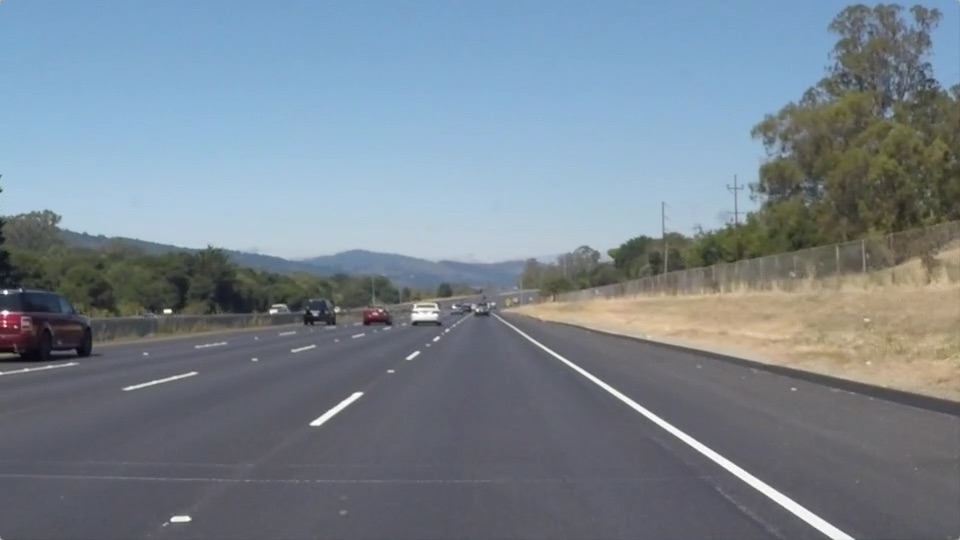
#> input picture lane-lines-finding/test_images/solidWhiteRight.jpg, 960 x 540 px
$ jupyter execute --allow-errors P1.ipynb   (shell and % lines are left out)
#> lines starting #> are read from the running program, lines starting #| are printed output that depends on the picture; after the words box and inside, x2 and y2 are one past the last pixel; in counts of white or black regions, pixels touching at a corner belong together
# Self-Driving Car Engineer Nanodegree

## Project: **Finding Lane Lines on the Road**
***
In this project, you will use the tools you learned about in the lesson to identify lane lines on the road.  You can develop your pipeline on a series of individual images, and later apply the result to a video stream (really just a series of images). Check out the video clip "raw-lines-example.mp4" (also contained in this repository) to see what the output should look like after using the helper functions below.

Once you have a result that looks roughly like "raw-lines-example.mp4", you'll need to get creative and try to average and/or extrapolate the line segments you've detected to map out the full extent of the lane lines.  You can see an example of the result you're going for in the video "P1_example.mp4".  Ultimately, you would like to draw just one line for the left side of the lane, and one for the right.

In addition to implementing code, there is a brief writeup to complete. The writeup should be completed in a separate file, which can be either a markdown file or a pdf document. There is a [write up template](https://github.com/udacity/CarND-LaneLines-P1/blob/master/writeup_template.md) that can be used to guide the writing process. Completing both the code in the Ipython notebook and the writeup template will cover all of the [rubric points](https://review.udacity.com/#!/rubrics/322/view) for this project.

---
Let's have a look at our first image called 'test_images/solidWhiteRight.jpg'.  Run the 2 cells below (hit Shift-Enter or the "play" button above) to display the image.

**Note: If, at any point, you encounter frozen display windows or other confounding issues, you can always start again with a clean slate by going to the "Kernel" menu above and selecting "Restart & Clear Output".**

---

**The tools you have are color selection, region of interest selection, grayscaling, Gaussian smoothing, Canny Edge Detection and Hough Tranform line detection.  You  are also free to explore and try other techniques that were not presented in the lesson.  Your goal is piece together a pipeline to detect the line segments in the image, then average/extrapolate them and draw them onto the image for display (as below).  Once you have a working pipeline, try it out on the video stream below.**

---

<figure>

 <figcaption>
 <p></p>
 <p style="text-align: center;"> Your output should look something like this (above) after detecting line segments using the helper functions below </p>
 </figcaption>
</figure>
 <p></p>
<figure>

 <figcaption>
 <p></p>
 <p style="text-align: center;"> Your goal is to connect/average/extrapolate line segments to get output like this</p>
 </figcaption>
</figure>

**Run the cell below to import some packages.  If you get an `import error` for a package you've already installed, try changing your kernel (select the Kernel menu above --> Change Kernel).  Still have problems?  Try relaunching Jupyter Notebook from the terminal prompt.  Also, consult the forums for more troubleshooting tips.**

## Import Packages

[cell 1]
#importing some useful packages
import matplotlib.pyplot as plt
import matplotlib.image as mpimg
import numpy as np
import cv2
from scipy.stats import iqr

## Read in an Image

[cell 2]
#reading in an image
image = mpimg.imread('test_images/solidWhiteRight.jpg')
#> image is the input picture: shape (540, 960, 3); mean R, G, B 120.3, 132.6, 143.7

#printing out some stats and plotting
print('This image is:', type(image), 'with dimensions:', image.shape)
#| This image is: <class 'numpy.ndarray'> with dimensions: (540, 960, 3)
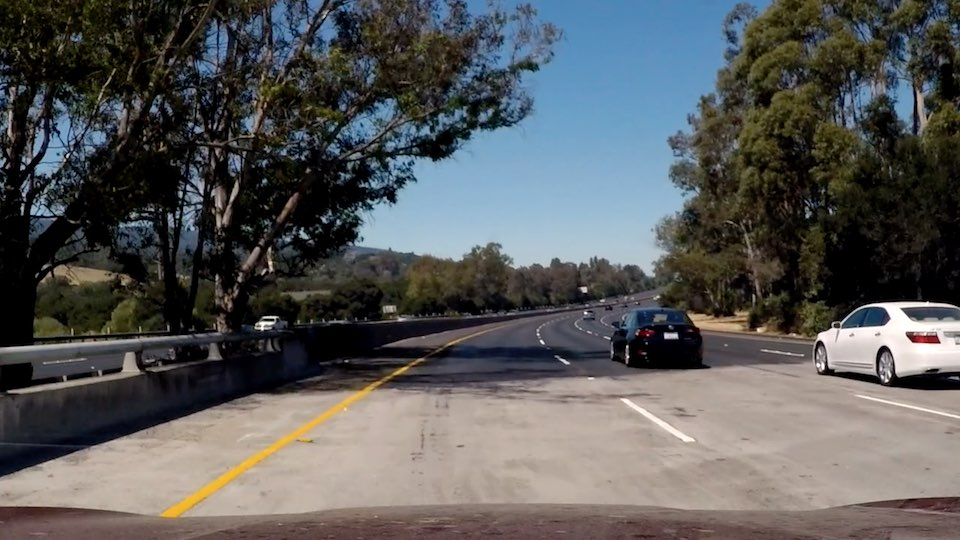
#> input picture lane-lines-finding/test_images/challenge.jpg, 960 x 540 px
#> further down, image is the input picture: shape (540, 960, 3); mean R, G, B 88.6, 89.4, 89.5
plt.imshow(image)  # if you wanted to show a single color channel image called 'gray', for example, call as plt.imshow(gray, cmap='gray')

## Ideas for Lane Detection Pipeline

**Some OpenCV functions (beyond those introduced in the lesson) that might be useful for this project are:**

`cv2.inRange()` for color selection
`cv2.fillPoly()` for regions selection
`cv2.line()` to draw lines on an image given endpoints
`cv2.addWeighted()` to coadd / overlay two images
`cv2.cvtColor()` to grayscale or change color
`cv2.imwrite()` to output images to file
`cv2.bitwise_and()` to apply a mask to an image

**Check out the OpenCV documentation to learn about these and discover even more awesome functionality!**

## Helper Functions

Below are some helper functions to help get you started. They should look familiar from the lesson!

[cell 3]
import math

def grayscale(img):
    """Applies the Grayscale transform
    This will return an image with only one color channel
    but NOTE: to see the returned image as grayscale
    (assuming your grayscaled image is called 'gray')
    you should call plt.imshow(gray, cmap='gray')"""
    return cv2.cvtColor(img, cv2.COLOR_RGB2GRAY)
    # Or use BGR2GRAY if you read an image with cv2.imread()
    # return cv2.cvtColor(img, cv2.COLOR_BGR2GRAY)

def canny(img, low_threshold, high_threshold):
    """Applies the Canny transform"""
    return cv2.Canny(img, low_threshold, high_threshold)

def gaussian_blur(img, kernel_size):
    """Applies a Gaussian Noise kernel"""
    return cv2.GaussianBlur(img, (kernel_size, kernel_size), 0)

def region_of_interest(img, vertices):
    """
    Applies an image mask.

    Only keeps the region of the image defined by the polygon
    formed from `vertices`. The rest of the image is set to black.
    `vertices` should be a numpy array of integer points.
    """
    #defining a blank mask to start with
    mask = np.zeros_like(img)

    #defining a 3 channel or 1 channel color to fill the mask with depending on the input image
    if len(img.shape) > 2:
        channel_count = img.shape[2]  # i.e. 3 or 4 depending on your image
        ignore_mask_color = (255,) * channel_count
    else:
        ignore_mask_color = 255

    #filling pixels inside the polygon defined by "vertices" with the fill color
    cv2.fillPoly(mask, vertices, ignore_mask_color)

    #returning the image only where mask pixels are nonzero
    masked_image = cv2.bitwise_and(img, mask)
    return masked_image


# [20 lines left out: function draw_lines, not called in this run]

def hough_lines(img, rho, theta, threshold, min_line_len, max_line_gap):
    """
    `img` should be the output of a Canny transform.

    Returns an image with hough lines drawn.
    """
    lines = cv2.HoughLinesP(img, rho, theta, threshold, np.array([]), minLineLength=min_line_len, maxLineGap=max_line_gap)
    # line_img = np.zeros((img.shape[0], img.shape[1], 3), dtype=np.uint8)
    # draw_lines(line_img, lines)
    return lines

# Python 3 has support for cool math symbols.

# [13 lines left out: function weighted_img, not called in this run]

## Test Images

Build your pipeline to work on the images in the directory "test_images"
**You should make sure your pipeline works well on these images before you try the videos.**

## Reading test images

This is to find out the best color scale and range across all images
**There are 7 images in the folder including the one from challenge.mp4**

[cell 4]
import os, glob
images = os.listdir("test_images/")

## Creating color mask for images

The image is first converted into "HLS" as it gives the best edges detection results which will be justified after this.

Lane lines mainly consist of two colours, **YELLOW** and **WHITE** and we are going to only detect these colors on the road. The lower and upper threshold for both white and yellow can be referenced from a HLS color chart.

I use **cv2.inRange** to filter white and yellow individually before combining the masks by stacking them using **cv2.bitwise_or**.

[cell 5]
def convert_image(image):
    return cv2.cvtColor(image, cv2.COLOR_RGB2HLS)
#> returned value: shape (540, 960, 3); mean of channels 0, 1, 2 54.6, 89.2, 71.5

def get_color_mask(image):
    converted_image = convert_image(image)

    # white mask
    lower = np.array([  0, 210,   0])
    upper = np.array([255, 255, 255])
    white_mask = cv2.inRange(converted_image, lower, upper)
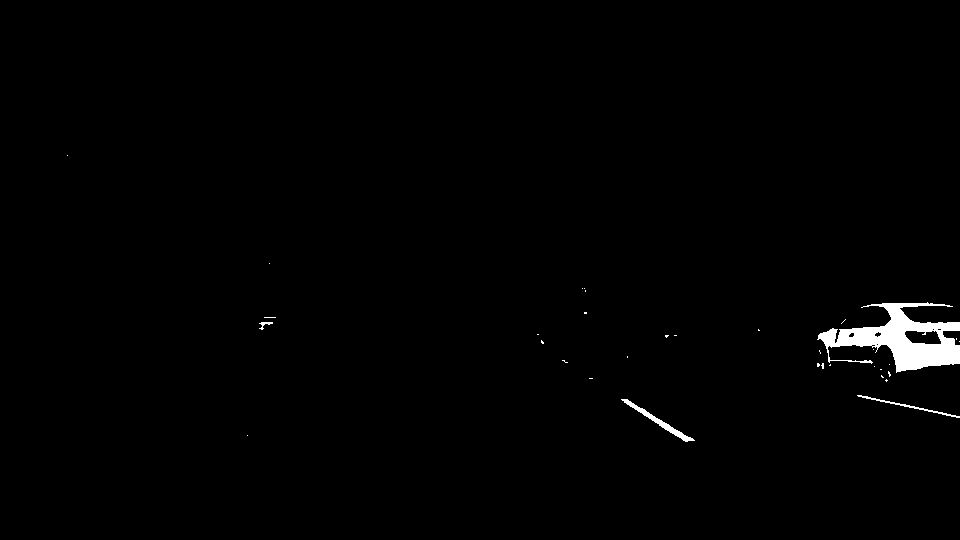
#> white_mask: shape (540, 960); 1% white; 34 white regions (30 under 20 px), largest, box (x1, y1, x2, y2) and area: (817, 302, 960, 373) 4385, (621, 399, 695, 442) 406, (857, 395, 960, 418) 213, (259, 322, 273, 330) 44

    # yellow color mask
    lower = np.array([ 20,   0, 110])
    upper = np.array([ 45, 255, 255])
    yellow_mask = cv2.inRange(converted_image, lower, upper)
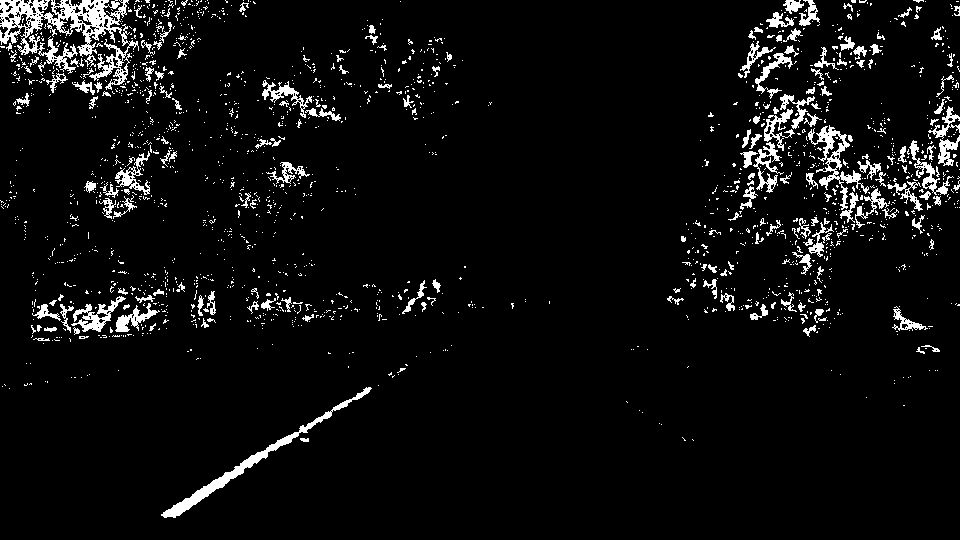
#> yellow_mask: shape (540, 960); 5.4% white; 1889 white regions (1698 under 20 px), largest, box (x1, y1, x2, y2) and area: (0, 0, 139, 90) 4394, (161, 387, 372, 518) 1718, (808, 125, 869, 210) 1120

    # combine the mask for yellow and white
    combined_mask = cv2.bitwise_or(white_mask, yellow_mask)
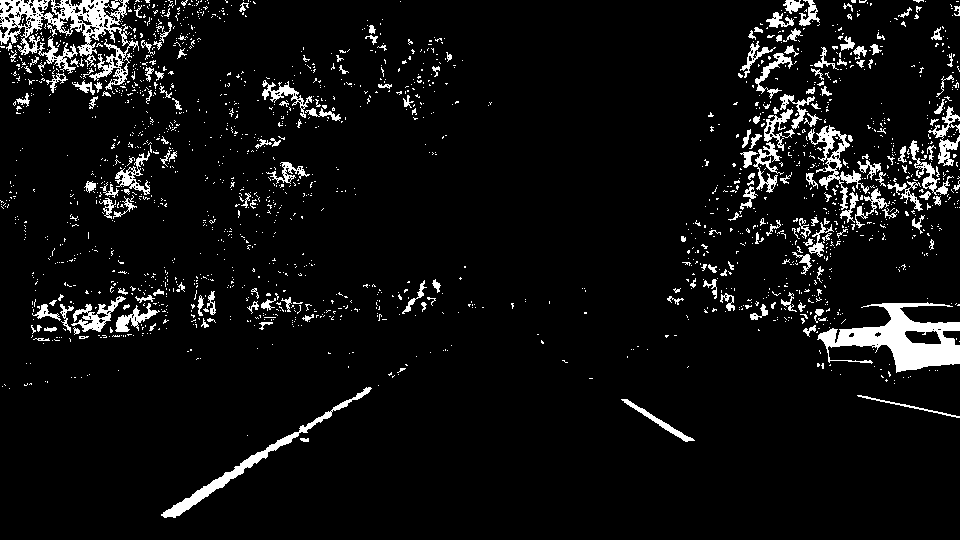
#> combined_mask: shape (540, 960); 6.4% white; 1901 white regions (1709 under 20 px), largest, box (x1, y1, x2, y2) and area: (0, 0, 139, 90) 4394, (817, 302, 960, 373) 4385, (161, 387, 372, 518) 1718

    return cv2.bitwise_and(image, image, mask = combined_mask)
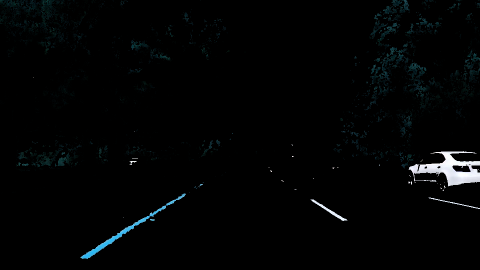
#> returned value: shape (540, 960, 3) (shown at 1/2 size); mean of channels 0, 1, 2 4.4, 4.1, 2.9; drawn as B, G, R
#> in canny, `return cv2.Canny(img, low_threshold, high_threshold)`:
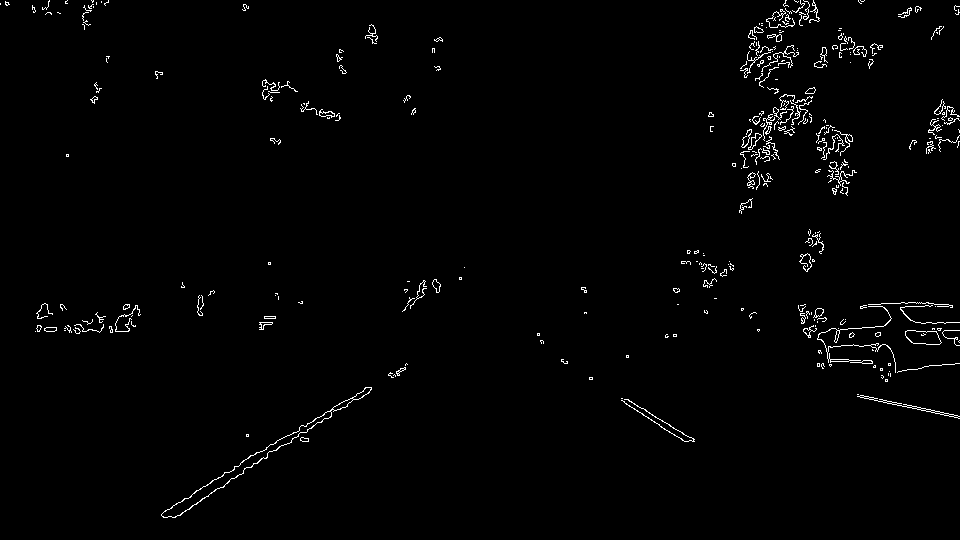
#> returned value: shape (540, 960); 1.4% white in thin lines or dots

## Define region of interest

To capture only what we need from the road, I make a polygon shaped region that only the edges detected inside this region are taken for further processing.

[cell 6]
def get_region_of_interest(image, edges):
    ysize = image.shape[0]
    xsize = image.shape[1]
#> (the rest of the program and of its run is left out)
